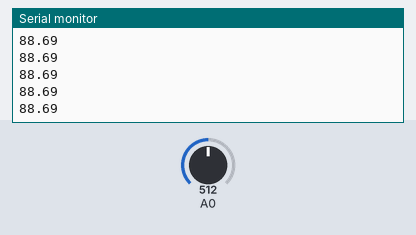
A sketch run on a simulated Arduino Uno, built with avr-gcc and run on an emulated ATmega328P. Shown: the last lines printed to the serial monitor. The inputs (shaded band) are chosen by the test bench; at power-on: A0 = 512.

Above: at 1.2 s.
1.3 s: A0 set to 716
At 2.1 s:
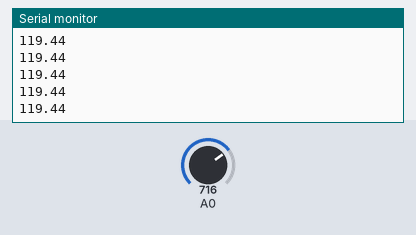
2.8 s: A0 set to 900
At 3.9 s:
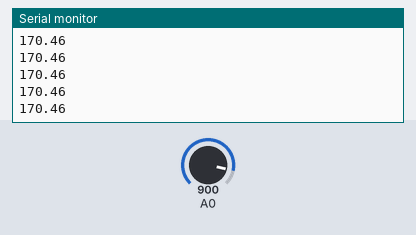
Timing chart, 0 to 5.8 s (numbered marks = the images above; inputs shaded):
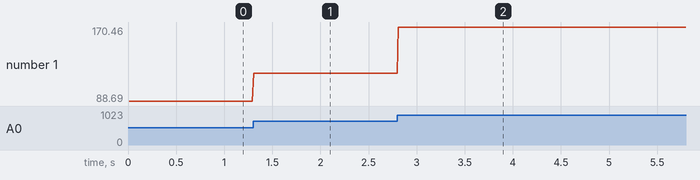

Measured:
- after the input at 1.3 s, the serial monitor: prints a new line at once (image 1)
- after the input at 2.8 s, the serial monitor: prints a new line at once (image 2)
- plotted number 1: 88.69 → 119.44 after the input at 1.3 s, 119.44 → 170.46 after the input at 2.8 s

The sketch:

Temperatura.ino
```cpp
#include <math.h>    // (no semicolon)
/*
  Programa que mide la temperatura ambiente
 */


void setup() {
  Serial.begin(9600);
  // pin del sensor
  pinMode(0,INPUT);
}

void loop() {
  delay(10);
  double valor_digital = analogRead(0);
  double vo = valor_digital *(5.0/1023.0);
  double r =(5*10000.0/vo) -10000.0;
  double temp = 1/298.0 + (1/3900.0)*log(r/100000.0);
  double temperature = (1/temp) - 273;
  Serial.println(temperature);

}
```
